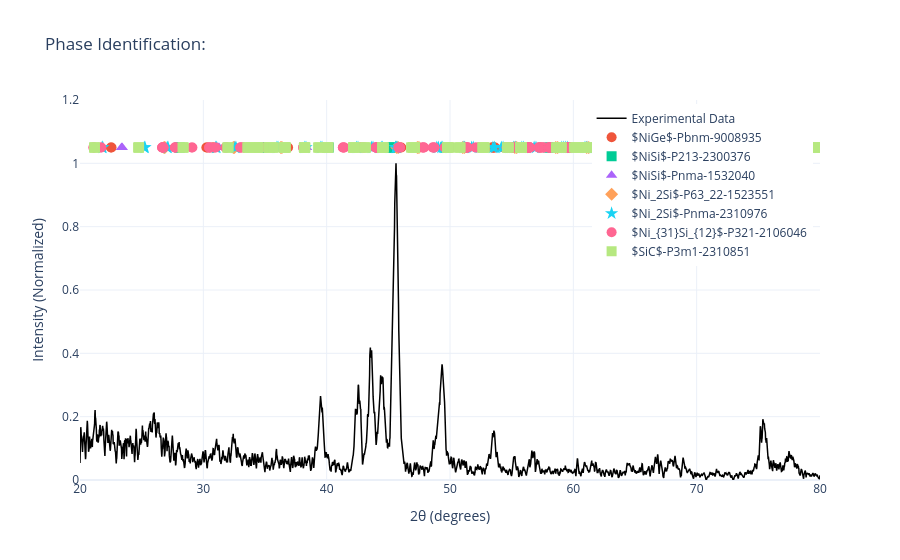

Notebook code for this chart:
### Code cell
import plotly.graph_objects as go
fig = go.Figure()

# 1. Plot the Experimental Data (the black line)
fig.add_trace(go.Scatter(
    x=processed_data['Angle'], 
    y=processed_data['intensity_norm'],
    mode='lines',
    name='Experimental Data',
    line=dict(color='black', width=1.5)
))

symbols = ['circle', 'square', 'triangle-up', 'diamond', 'star']

for i, (phase, ref) in enumerate(all_references.items()):
    # if ref['intensity'] > 5:
    # We plot these at a fixed height or relative to your data
    # Here, we plot them at y=1.05 (just above the normalized data)
    fig.add_trace(go.Scatter(
        x=ref['two_theta'],
        y=[1.05] * len(ref['two_theta']), # Align them in a row at the top
        mode='markers',
        name=phase,
        marker=dict(symbol=symbols[i % len(symbols)], size=10),
        hovertemplate=f"<b>{phase}</b><br>2θ: %{{x}}<br>Ref Intensity: %{{text}}%<extra></extra>",
        text=ref['intensity'] # Store relative intensity in hover text
    ))

# 3. Scientific Styling
fig.update_layout(
    yaxis_range=[0, 1.2],
    xaxis_range=[20, 80],
    title="Phase Identification:",
    xaxis_title="2θ (degrees)",
    yaxis_title="Intensity (Normalized)",
    template="plotly_white",
    hovermode="x unified",
    legend=dict(yanchor="top", y=0.99, xanchor="right", x=0.99)
)

fig.show()

### Figure 1 — Plotly figure (JSON) as saved in the notebook; plotly's stock layout.template omitted (floating-point values rounded to 4 significant figures; data arrays with more than 128 entries replaced by an {"elided": "..."} marker saying what was removed)
{"data": [{"line": {"color": "black", "width": 1.5}, "mode": "lines", "name": "Experimental Data", "type": "scatter", "x": {"elided": "2942 float values"}, "y": {"elided": "2942 float values"}}, {"hovertemplate": "<b>$NiGe$-Pbnm-9008935</b><br>2θ: %{x}<br>Ref Intensity: %{text}%<extra></extra>", "marker": {"size": 10, "symbol": "circle"}, "mode": "markers", "name": "$NiGe$-Pbnm-9008935", "text": {"elided": "212 str values"}, "type": "scatter", "x": {"elided": "212 float values"}, "y": {"elided": "212 float values"}}, {"hovertemplate": "<b>$NiSi$-P213-2300376</b><br>2θ: %{x}<br>Ref Intensity: %{text}%<extra></extra>", "marker": {"size": 10, "symbol": "square"}, "mode": "markers", "name": "$NiSi$-P213-2300376", "text": ["15.87911", "8.01043", "11.50846", "11.69858", "5.76595", "5.86262", "7.49808", "3.7487", "4.55844", "100.0", "2.30729", "49.97215", "27.24403", "27.3257", "13.61552", "13.65723", "0.25004", "0.12517", "2.01066", "2.02423", "1.007", "1.014", "2.21154", "0.03062", "1.12157", "0.01599", "4.14969", "4.17772", "2.07688", "2.09152", "0.40809", "0.40713", "0.20871", "0.20821", "3.71631", "1.33486", "1.86021", "0.68122", "1.33632", "9.72019", "1.33097", "9.72509", "0.67008", "4.87364", "0.66719", "4.8763", "5.86622", "2.94498", "0.21636", "0.14098", "1.78411", "0.21566", "0.1095", "0.07198", "0.89778", "0.10908", "0.65982", "0.65784", "0.01867", "0.33361", "0.33227", "0.00995", "2.82784", "2.82732", "1.42513", "1.42461", "0.43598", "0.43598", "0.22014", "0.22014", "0.11167", "0.111", "4.23652", "4.23717", "0.05749", "0.05731", "2.13977", "2.13994", "1.15177", "1.15252", "0.5823", "0.58257", "0.18879", "0.18954", "0.09769", "0.09801", "0.19721", "0.26979", "0.1022", "0.13721", "0.20143", "0.86071", "0.85635", "0.20539", "0.02338", "0.0843", "0.10498", "0.43902", "0.43709", "0.10673", "0.01165", "0.04488", "1.47808", "1.4794", "0.19033", "0.19352", "0.75531", "0.10125", "0.09982", "0.7559"], "type": "scatter", "x": [28.04, 28.11, 34.52, 34.52, 34.61, 34.61, 40.07, 40.17, 45.04, 45.04, 45.16, 45.16, 49.62, 49.62, 49.75, 49.75, 57.96, 58.11, 61.85, 61.85, 62.01, 62.01, 65.6, 65.6, 65.78, 65.78, 69.24, 69.24, 69.43, 69.43, 72.8, 72.8, 73.0, 73.0, 76.29, 76.29, 76.5, 76.5, 79.72, 79.72, 79.72, 79.72, 79.96, 79.96, 79.96, 79.96, 86.5, 86.76, 89.87, 89.87, 89.87, 89.87, 90.14, 90.14, 90.14, 90.14, 93.23, 93.23, 93.23, 93.53, 93.53, 93.53, 96.61, 96.61, 96.92, 96.92, 100.0, 100.0, 100.3, 100.3, 103.4, 103.4, 103.4, 103.4, 103.8, 103.8, 103.8, 103.8, 106.9, 106.9, 107.3, 107.3, 114.1, 114.1, 114.5, 114.5, 117.9, 117.9, 118.3, 118.3, 121.7, 121.7, 121.7, 121.7, 121.7, 121.7, 122.2, 122.2, 122.2, 122.2, 122.2, 122.2, 125.8, 125.8, 125.8, 125.8, 126.3, 126.3, 126.3, 126.3], "y": [1.05, 1.05, 1.05, 1.05, 1.05, 1.05, 1.05, 1.05, 1.05, 1.05, 1.05, 1.05, 1.05, 1.05, 1.05, 1.05, 1.05, 1.05, 1.05, 1.05, 1.05, 1.05, 1.05, 1.05, 1.05, 1.05, 1.05, 1.05, 1.05, 1.05, 1.05, 1.05, 1.05, 1.05, 1.05, 1.05, 1.05, 1.05, 1.05, 1.05, 1.05, 1.05, 1.05, 1.05, 1.05, 1.05, 1.05, 1.05, 1.05, 1.05, 1.05, 1.05, 1.05, 1.05, 1.05, 1.05, 1.05, 1.05, 1.05, 1.05, 1.05, 1.05, 1.05, 1.05, 1.05, 1.05, 1.05, 1.05, 1.05, 1.05, 1.05, 1.05, 1.05, 1.05, 1.05, 1.05, 1.05, 1.05, 1.05, 1.05, 1.05, 1.05, 1.05, 1.05, 1.05, 1.05, 1.05, 1.05, 1.05, 1.05, 1.05, 1.05, 1.05, 1.05, 1.05, 1.05, 1.05, 1.05, 1.05, 1.05, 1.05, 1.05, 1.05, 1.05, 1.05, 1.05, 1.05, 1.05, 1.05, 1.05]}, {"hovertemplate": "<b>$NiSi$-Pnma-1532040</b><br>2θ: %{x}<br>Ref Intensity: %{text}%<extra></extra>", "marker": {"size": 10, "symbol": "triangle-up"}, "mode": "markers", "name": "$NiSi$-Pnma-1532040", "text": {"elided": "186 str values"}, "type": "scatter", "x": {"elided": "186 float values"}, "y": {"elided": "186 float values"}}, {"hovertemplate": "<b>$Ni_2Si$-P63_22-1523551</b><br>2θ: %{x}<br>Ref Intensity: %{text}%<extra></extra>", "marker": {"size": 10, "symbol": "diamond"}, "mode": "markers", "name": "$Ni_2Si$-P63_22-1523551", "text": ["4.17978", "2.10767", "15.29634", "7.71669", "2.96425", "1.4742", "100.0", "50.04745", "91.57761", "45.81406", "0.0", "0.0", "0.43823", "0.22199", "2.07341", "1.05137", "3.75044", "1.8644", "1.53819", "0.78115", "26.28367", "13.17726", "0.22668", "0.11582", "0.0", "0.0", "6.00937", "3.01555", "0.57897", "0.57897", "0.29632", "0.29632", "0.47396", "0.24317", "0.15053", "0.07728", "12.11757", "12.11757", "6.10109", "6.10109", "12.28325", "6.182", "0.0", "0.0", "20.60588", "10.39801", "1.18752", "0.59409", "0.22943", "0.22943", "0.11951", "0.11951", "0.07451", "0.03885", "8.93062", "4.52768", "0.19266", "0.1011", "0.0", "0.0", "0.05963", "0.0", "0.03144", "0.0", "0.17288", "0.17288", "0.09144", "0.09144", "1.17368", "0.59161", "0.05554", "0.05554", "0.0", "0.02954", "0.02954", "0.0", "8.71612", "8.71612", "4.46821", "4.46821"], "type": "scatter", "x": [26.81, 26.88, 32.44, 32.52, 36.28, 36.37, 45.69, 45.8, 47.36, 47.48, 51.03, 51.16, 55.26, 55.4, 58.57, 58.73, 61.08, 61.25, 62.86, 63.03, 67.91, 68.1, 75.68, 75.9, 76.04, 76.26, 77.03, 77.25, 78.53, 78.53, 78.76, 78.76, 82.32, 82.56, 83.29, 83.53, 86.94, 86.94, 87.2, 87.2, 88.15, 88.42, 90.93, 91.21, 95.63, 95.94, 99.3, 99.63, 100.9, 100.9, 101.2, 101.2, 101.9, 102.2, 106.9, 107.3, 108.6, 109.0, 109.8, 110.2, 113.4, 113.8, 113.9, 114.3, 116.5, 116.5, 117.0, 117.0, 119.0, 119.4, 121.9, 121.9, 122.3, 122.4, 122.4, 122.8, 126.3, 126.3, 126.8, 126.8], "y": [1.05, 1.05, 1.05, 1.05, 1.05, 1.05, 1.05, 1.05, 1.05, 1.05, 1.05, 1.05, 1.05, 1.05, 1.05, 1.05, 1.05, 1.05, 1.05, 1.05, 1.05, 1.05, 1.05, 1.05, 1.05, 1.05, 1.05, 1.05, 1.05, 1.05, 1.05, 1.05, 1.05, 1.05, 1.05, 1.05, 1.05, 1.05, 1.05, 1.05, 1.05, 1.05, 1.05, 1.05, 1.05, 1.05, 1.05, 1.05, 1.05, 1.05, 1.05, 1.05, 1.05, 1.05, 1.05, 1.05, 1.05, 1.05, 1.05, 1.05, 1.05, 1.05, 1.05, 1.05, 1.05, 1.05, 1.05, 1.05, 1.05, 1.05, 1.05, 1.05, 1.05, 1.05, 1.05, 1.05, 1.05, 1.05, 1.05, 1.05]}, {"hovertemplate": "<b>$Ni_2Si$-Pnma-2310976</b><br>2θ: %{x}<br>Ref Intensity: %{text}%<extra></extra>", "marker": {"size": 10, "symbol": "star"}, "mode": "markers", "name": "$Ni_2Si$-Pnma-2310976", "text": {"elided": "260 str values"}, "type": "scatter", "x": {"elided": "260 float values"}, "y": {"elided": "260 float values"}}, {"hovertemplate": "<b>$Ni_{31}Si_{12}$-P321-2106046</b><br>2θ: %{x}<br>Ref Intensity: %{text}%<extra></extra>", "marker": {"size": 10, "symbol": "circle"}, "mode": "markers", "name": "$Ni_{31}Si_{12}$-P321-2106046", "text": {"elided": "1100 str values"}, "type": "scatter", "x": {"elided": "1100 float values"}, "y": {"elided": "1100 float values"}}, {"hovertemplate": "<b>$SiC$-P3m1-2310851</b><br>2θ: %{x}<br>Ref Intensity: %{text}%<extra></extra>", "marker": {"size": 10, "symbol": "square"}, "mode": "markers", "name": "$SiC$-P3m1-2310851", "text": {"elided": "806 str values"}, "type": "scatter", "x": {"elided": "806 float values"}, "y": {"elided": "806 float values"}}], "layout": {"hovermode": "x unified", "legend": {"x": 0.99, "xanchor": "right", "y": 0.99, "yanchor": "top"}, "title": {"text": "Phase Identification:"}, "xaxis": {"range": [20, 80], "title": {"text": "2θ (degrees)"}}, "yaxis": {"range": [0, 1.2], "title": {"text": "Intensity (Normalized)"}}}}
